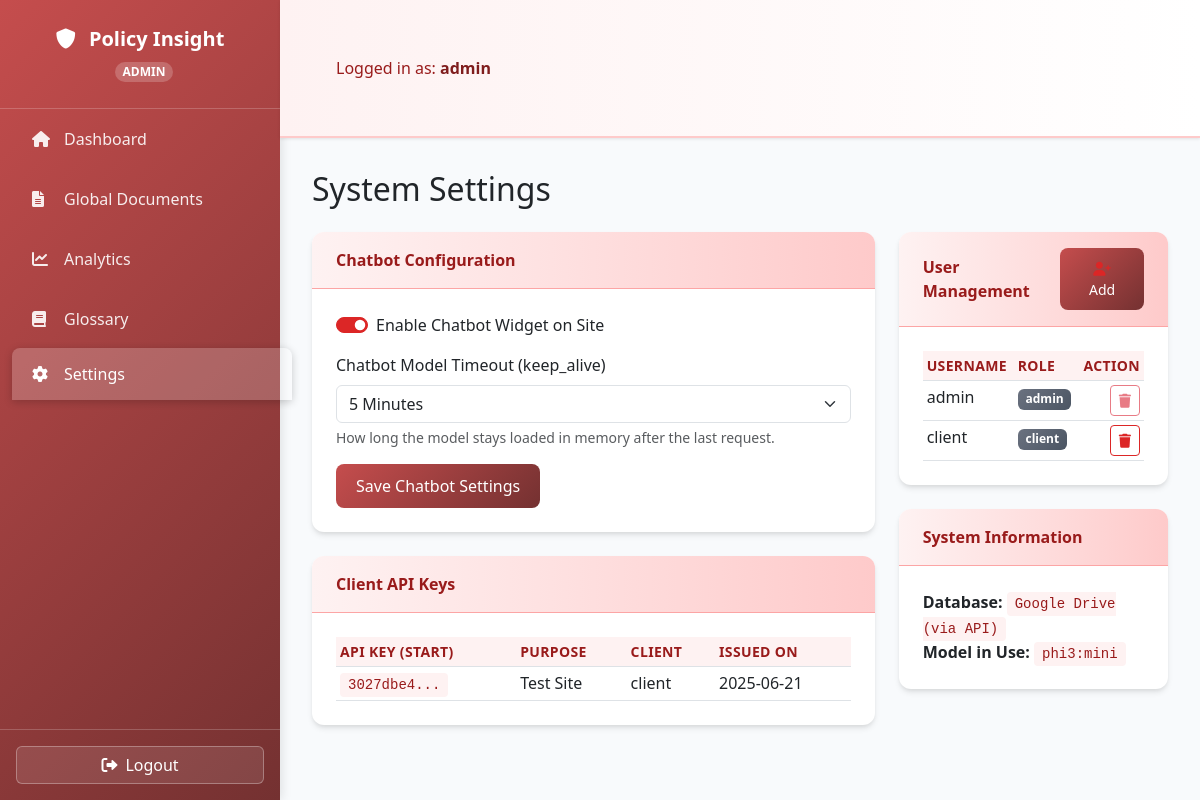
Before: /admin/settings (signed in) with the older database file.
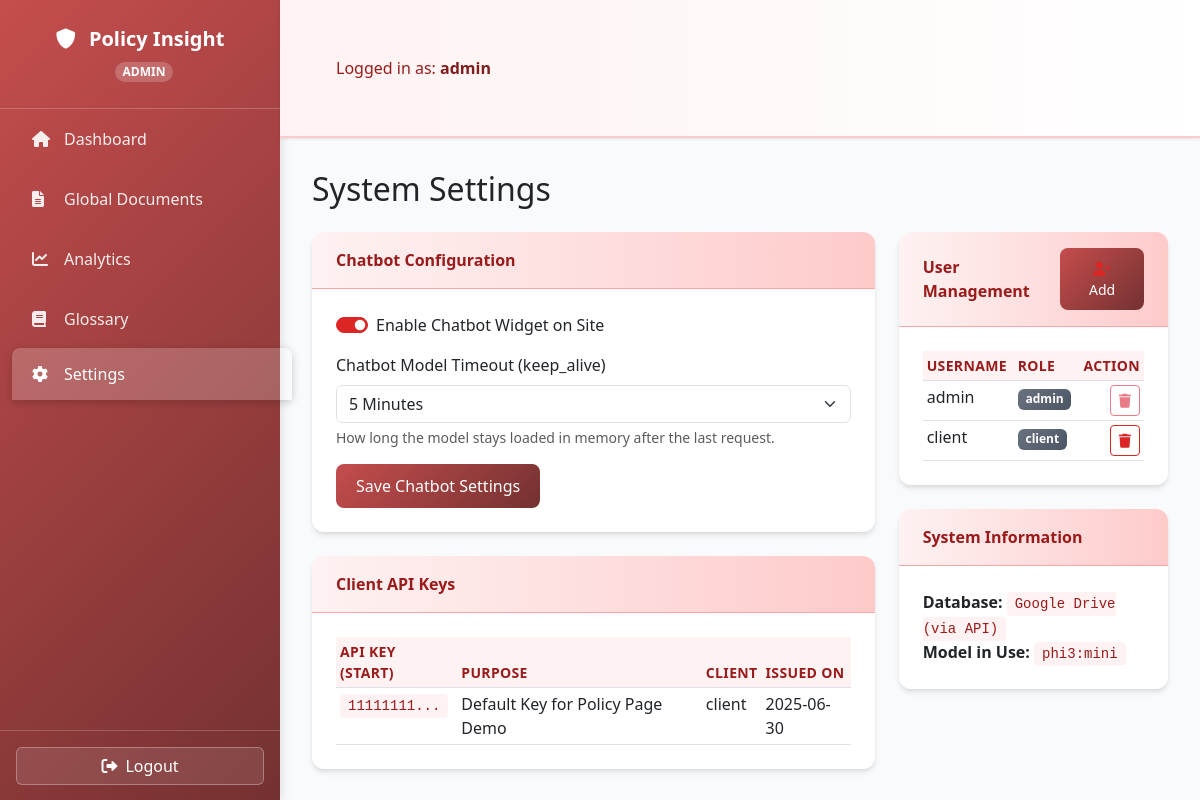
After: the same page with the newer database file.
### tables this page shows
CREATE TABLE api_keys (id INTEGER PRIMARY KEY, client_id INTEGER, api_key TEXT NOT NULL, purpose TEXT, issuance_timestamp DATETIME, FOREIGN KEY(client_id) REFERENCES users(id));

CREATE TABLE users (id INTEGER PRIMARY KEY, username TEXT UNIQUE NOT NULL, password TEXT NOT NULL, role TEXT NOT NULL, login_timestamp DATETIME, failed_attempts INTEGER DEFAULT 0);

### index.py (the view, shortened to what this page needs)
@app.route('/admin/settings', methods=['GET', 'POST'])
@login_required(role="admin")
def admin_settings():
    conn = get_db_connection()
    users = conn.execute('SELECT id, username, role FROM users').fetchall()
    api_keys = conn.execute('''
        SELECT api_keys.id, api_keys.api_key, api_keys.purpose, users.username, api_keys.issuance_timestamp
        FROM api_keys JOIN users ON api_keys.client_id = users.id
        ORDER BY api_keys.issuance_timestamp DESC
    ''').fetchall()
    current_settings = get_settings()
    conn.close()
    db_info = {'name': 'Google Drive (via API)', 'model': 'phi3:mini'}
    return render_template('admin_settings.html', users=users, api_keys=api_keys, db_info=db_info, settings=current_settings)

### index.py (called while the page is built)
def get_db_connection():
    conn = sqlite3.connect(DATABASE)
    conn.row_factory = sqlite3.Row
    return conn

def get_settings():
    conn = get_db_connection()
    settings_data = conn.execute('SELECT key, value FROM settings').fetchall()
    conn.close()
    return {row['key']: row['value'] for row in settings_data}

### templates/admin_settings.html (shortened to what the changed rows need)
{% extends "layout.html" %}
{% block content %}
<h2 class="mb-4">System Settings</h2>
<div class="row">
    <div class="col-md-8">
        <div class="card">
            <div class="card-body">
                <div class="table-responsive">
                    <table class="table table-sm">
                        <thead>
                            <tr>
                                <th>API Key (start)</th>
                                <th>Purpose</th>
                                <th>Client</th>
                                <th>Issued On</th>
                            </tr>
                        </thead>
                        <tbody>
                            {% for key in api_keys %}
                            <tr>
                                <td><code>{{ key['api_key'][:8] }}...</code></td>
                                <td>{{ key['purpose'] }}</td>
                                <td>{{ key['username'] }}</td>
                                <td>{{ key['issuance_timestamp'].split('T')[0] }}</td>
                            </tr>
                            {% else %}
                            <tr>
                                <td colspan="4" class="text-center text-muted">No API keys have been generated by clients.</td>
                            </tr>
                            {% endfor %}
                        </tbody>
                    </table>
                </div>
            </div>
        </div>
    </div>
    <div class="col-md-4">
        <div class="card mb-4">
            <div class="card-body">
                <table class="table table-sm table-hover">
                    <thead>
                        <tr>
                            <th>Username</th>
                            <th>Role</th>
                            <th class="text-end">Action</th>
                        </tr>
                    </thead>
                </table>
            </div>
        </div>
    </div>
</div>
{% endblock %}

Changed rows visible on the page:
changed api_keys "client": api_key "3027dbe4" → "11111111"; purpose "Test Site" → "Default Key for Policy Page Demo"; issuance_timestamp "2025-06-21" → "2025-06-30"
